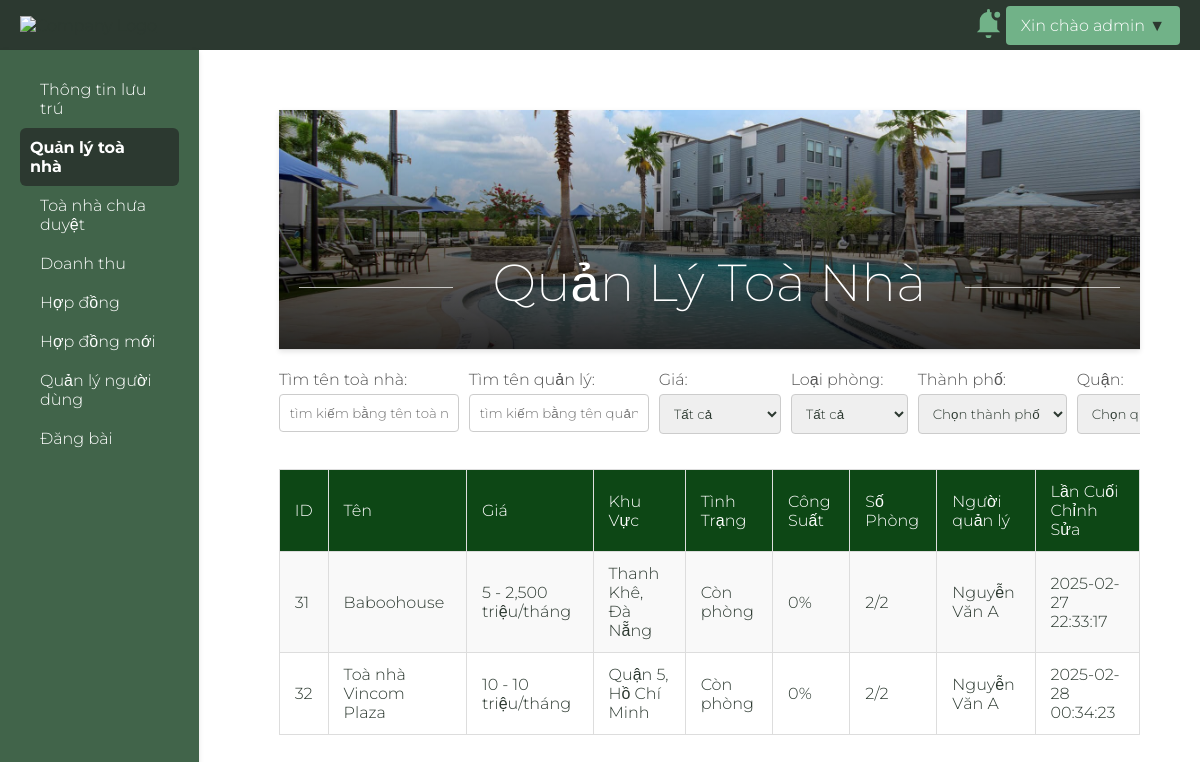
The page /templates/manage_buildings.php (signed in) on the database its author committed.
### tables this page shows
CREATE TABLE `buildings` (
  `building_id` int(11) NOT NULL,
  `user_id` int(11) DEFAULT NULL,
  `name` varchar(255) DEFAULT NULL,
  `street` varchar(255) DEFAULT NULL,
  `district` varchar(255) DEFAULT NULL,
  `city` varchar(255) DEFAULT NULL,
  `rental_price` text DEFAULT NULL,
  `owner_name` varchar(255) DEFAULT NULL,
  `owner_phone` varchar(50) DEFAULT NULL,
  `building_type` varchar(50) DEFAULT NULL,
  `electricity_price` decimal(10,2) DEFAULT NULL,
  `water_price` decimal(10,2) DEFAULT NULL,
  `service_price` text DEFAULT NULL,
  `description` text DEFAULT NULL,
  `last_modified` datetime DEFAULT NULL,
  `photo_urls` text DEFAULT NULL,
  `approved` tinyint(1) DEFAULT 0
);

CREATE TABLE `users` (
  `user_id` int(11) NOT NULL,
  `name` varchar(255) DEFAULT NULL,
  `address` varchar(255) DEFAULT NULL,
  `hometown` varchar(255) DEFAULT NULL,
  `birthdate` date DEFAULT NULL,
  `phone` varchar(50) DEFAULT NULL,
  `email` varchar(255) DEFAULT NULL,
  `username` varchar(255) DEFAULT NULL,
  `password` varchar(255) DEFAULT NULL,
  `role` varchar(50) DEFAULT NULL,
  `last_access` datetime DEFAULT NULL,
  `photo_urls` text DEFAULT NULL
);

### admin/getallbuilding.php (called while the page is built, shortened)
<?php
require '../config/database.php';
function getAllBuildings($name = NULL, $exename = NULL, $price = NULL, $selected_type = NULL, $user_id = NULL, $status_type = NULL, $city = NULL, $district = NULL, $room_type = NULL, $approved = NULL) {
    global $conn;
    $sql = "SELECT * FROM buildings b WHERE 1=1";
    $params = [];
    $binding_types = "";
    if ($user_id !== NULL) {
        $sql .= " AND b.user_id = ?";
        $params[] = $user_id;
        $binding_types .= "i";
    }
    if (!empty($approved)) {
        $sql .= " AND b.approved = ?";
        $params[] = $approved;
        $binding_types .= "i";
    }
    $stmt = $conn->prepare($sql);
    if (!empty($params)) {
        $stmt->bind_param($binding_types, ...$params);
    }
    $stmt->execute();
    return $stmt->get_result();
}
?>

### admin/getallroom.php (called while the page is built, shortened)
<?php
require '../config/database.php';
function getAllAvailableRooms($building_id) {
    global $conn;
    $rented_sql = "SELECT COUNT(*) AS rented_count FROM rooms WHERE building_id = ? AND room_status = 'Còn trống'";
    $total_sql = "SELECT COUNT(*) AS number_rooms FROM rooms WHERE building_id = ?";
    $stmt = $conn->prepare($rented_sql);
    if ($building_id) {
        $stmt->bind_param("i", $building_id);
    }
    $stmt->execute();
    $rented_result = $stmt->get_result();
    $rented_data = $rented_result->fetch_assoc();
    $rented_count = $rented_data['rented_count'];
    $stmt = $conn->prepare($total_sql);
    if ($building_id) {
        $stmt->bind_param("i", $building_id);
    }
    $stmt->execute();
    $total_result = $stmt->get_result();
    $total_data = $total_result->fetch_assoc();
    $number_rooms = $total_data['number_rooms'];
    return [
        'rented_count' => $rented_count,
        'number_rooms' => $number_rooms
    ];
}
?>

### admin/getalluser.php (called while the page is built, shortened)
<?php
require '../config/database.php';
function getUsernameById($user_id) {
    global $conn;
    $stmt = $conn->prepare("SELECT name FROM users WHERE user_id = ?");
    $stmt->bind_param("i", $user_id);
    $stmt->execute();
    $result = $stmt->get_result();
    if ($result->num_rows > 0) {
        $row = $result->fetch_assoc();
        return $row['name'];
    }
    return "N/A";
}
?>

### admin/get_notifications.php (called while the page is built, shortened)
<?php
require '../config/database.php';
function get_notifications($user_id) {
    global $conn;
    $sql = "SELECT * FROM notifications WHERE user_id = ? OR type = 'admin' ORDER BY created_at DESC";
    $stmt = $conn->prepare($sql);
    $stmt->bind_param("i", $user_id);
    $stmt->execute();
    $result = $stmt->get_result();
    return $result;
}
?>

### templates/manage_buildings.php (the view, shortened to what this page needs)
<?php
include '../admin/getallbuilding.php';
include '../admin/getallroom.php';
include '../admin/getalluser.php';
$name = isset($_GET['name']) ? $_GET['name'] : NULL;
$exename = isset($_GET['exename']) ? $_GET['exename'] : NULL;
$price = isset($_GET['price']) ? $_GET['price'] : NULL;
$selected_types = isset($_GET['building_type']) ? $_GET['building_type'] : NULL;
$status_type = isset($_GET['status_type']) ? $_GET['status_type'] : NULL;
$city = isset($_GET['city']) ? $_GET['city'] : NULL;
$district = isset($_GET['district']) ? $_GET['district'] : NULL;
$room_type = isset($_GET['room_type']) ? $_GET['room_type'] : NULL;
$buildings = getAllBuildings($name, NULL, $price, $selected_types, $_SESSION['user_id'], $status_type, $city, $district, $room_type, NULL);
if (isset($_SESSION['role']) && in_array($_SESSION['role'], ['manager', 'admin'])) {
    $buildings = getAllBuildings($name, $exename, $price, $selected_types, NULL, $status_type, $city, $district, $room_type, 1);
}
?>
<!DOCTYPE html>
<html lang="en">
<head>
    <link href="../assets/css/filter.css" rel="stylesheet">
    <link href="../assets/css/base.css" rel="stylesheet">
</head>
<body>
    <?php include '../includes/header.php'; ?>
    <div class="head-container">
        <div class="main-content">
            <div class="manage-head" id="info"  ><h1><?php if (isset($_SESSION['role']) && in_array($_SESSION['role'], ['manager', 'admin'])): ?>
                    Quản Lý Toà Nhà
                    <?php else: ?>
                    Toà nhà của tôi
                    <?php endif; ?>
                </h1>
            </div>
            <?php include '../includes/filter_exe_address.php' ?>
            <div style="overflow-x: auto; width: 100%;">
            <table>
                <tr>
                    <th>ID</th>
                    <th>Tên</th>
                    <th>Giá</th>
                    <th>Khu Vực</th>
                    <th>Tình Trạng</th>
                    <th>Công Suất</th>
                    <th>Số Phòng</th>
                    <?php if (isset($_SESSION['role']) && in_array($_SESSION['role'], ['manager','admin'])): ?>
                    <th>Người quản lý</th>
                    <?php endif; ?>
                    <th>Lần Cuối Chỉnh Sửa</th>
                </tr>
                <?php if ($buildings->num_rows > 0): ?>
                    <?php while ($building = $buildings->fetch_assoc()): ?>
                        <?php if ($_SESSION['role'] === 'admin'): ?>
                            <tr onclick="location.href='view_building.php?building_id=<?php echo htmlspecialchars($building['building_id']); ?>'" style="cursor: pointer;">
                        <?php else: ?>
                            <tr onclick="location.href='edit_rooms.php?building_id=<?php echo htmlspecialchars($building['building_id']); ?>'" style="cursor: pointer;">
                        <?php endif; ?>
                            <?php
                            $availableRooms = getAllAvailableRooms($building['building_id']);
                            $rentedCount = $availableRooms["rented_count"];
                            $totalRooms = $availableRooms["number_rooms"];
                            ?>
                            <td><?php echo htmlspecialchars($building['building_id']); ?></td>
                            <td><?php echo htmlspecialchars($building['name']); ?></td>
                            <td><?php echo htmlspecialchars($building['rental_price']); ?> triệu/tháng</td>
                            <td><?php echo htmlspecialchars($building['district']) . ', ' . htmlspecialchars($building['city']); ?></td>
                            <td>
                                <?php if ($rentedCount == 0): ?>
                                    Hết phòng
                                <?php else: ?>
                                    Còn phòng
                                <?php endif; ?>
                            </td>
                            <td>
                                <?php if ($totalRooms == 0): ?>
                                    N/A
                                <?php else: ?>
                                    <?php echo htmlspecialchars(100 - ($rentedCount / $totalRooms) * 100); ?>%
                                <?php endif; ?>
                            </td>
                            <td>
                                <?php echo htmlspecialchars($rentedCount); ?>/<?php echo htmlspecialchars($totalRooms); ?>
                            </td>
                            <?php if (isset($_SESSION['role']) && in_array($_SESSION['role'], ['manager','admin'])): ?>
                            <td><?php echo htmlspecialchars(getUsernameById($building['user_id'])); ?></td>
                            <?php endif; ?>
                            <td><?php echo htmlspecialchars($building['last_modified']); ?></td>
                        </tr>
                    <?php endwhile; ?>
                <?php else: ?>
                    <tr>
                        <td colspan="10">Không tìm thấy toà nhà</td>
                    </tr>
                <?php endif; ?>
            </table>
        </div>
        </div>
        <?php include '../includes/sidebar.php'; ?>
    </div>
</body>
</html>

### assets/css/base.css (style rules this page uses)
* { font-family: "Montserrat", sans-serif; font-weight: var(--normal); font-style: normal; color: var(--light-text-color); scrollbar-width: none; -ms-overflow-style: none; }
*, *::before, *::after { box-sizing: border-box; }
:root { --theme-color-1: #0D4715; --theme-color-2: #41644A; --theme-color-3: #2C3930; --bg-color: #F1F0E9; --dark-bg-color: #2C3930; --hover-color: #71b288; --dark-text-color: #fff; --light-text-color: #2C3930; --font-h1: 3.25rem; --font-h2: 2rem; --font-h3: 1.5rem; --font-h4: 1.25rem; --font-text: 1rem; --radius: 4px; --radius-full: 50px; --regular: 250; --normal: 350; }
h1 { font-size: var(--font-h1); }
p, th { font-size: var(--font-text); }
table { border-collapse: collapse; margin: 20px 0; font-size: var(--font-text); text-align: left; border-collapse: collapse; width: 100%; table-layout: auto; }
table th, table td { padding: 12px 15px; border: 1px solid #ddd; }
table th { background-color: var(--theme-color-1); color: var(--dark-text-color) }
table tr { cursor: pointer; }
table tr:nth-child(even) { background-color: #f9f9f9; }

### assets/css/style.css (style rules this page uses)
* { user-select: none; -webkit-user-drag: none; }
body { width: 100%; height: 100%; margin: 0; overflow: hidden; }
.manage-head { position: relative; height: 30vh; display: flex; align-items: flex-end; width: auto; flex-direction: row; justify-content: space-between; padding: 0px 20px; margin-bottom: 20px; background-color: #f8f9fa; border-bottom: 1px solid #ddd; background-size: cover; box-shadow: 0 2px 5px rgba(0, 0, 0, 0.1); }
.manage-head h1 { position: relative; overflow: hidden; text-align: center; width: 100%; color: #fff; font-weight: var(--regular); }
.manage-head h1:before, .manage-head h1:after { background-color: rgba(255, 255, 255, 0.7); content: ""; display: inline-block; height: 1px; position: relative; vertical-align: middle; width: 50%; }
.manage-head h1:before { right: 0.5em; margin-left: -50%; }
.manage-head h1:after { left: 0.5em; margin-right: -50%; }
.manage-head::before { content: ""; position: absolute; top: 0; left: 0; width: 100%; height: 100%; background: linear-gradient(to top, rgba(0, 0, 0, 0.8), rgba(0, 0, 0, 0)); }
#home, #info, #managers, #sales { background: url('../photos/VintageWinterPark.jpg') center/cover no-repeat; }
.head-container { column-gap: 20px; background-color: #ffffff; width: 100%; justify-content: center; display: flex; flex-direction: row-reverse; }
.main-content { width: 100%; padding: 5%; height: 100vh; overflow-y: scroll; }

### rows shown on the page
buildings: building_id "31", name "Baboohouse", rental_price "5 - 2,500", district "Thanh Khê", city "Đà Nẵng", totalRooms "0", rentedCount "2", totalRooms "2", user.name "Nguyễn Văn A", last_modified "2025-02-27 22:33:17"
buildings: building_id "32", name "Toà nhà Vincom Plaza", rental_price "10 - 10", district "Quận 5", city "Hồ Chí Minh", totalRooms "0", rentedCount "2", totalRooms "2", user.name "Nguyễn Văn A", last_modified "2025-02-28 00:34:23"

### other values the page prints
$_SESSION['username'] "admin"
